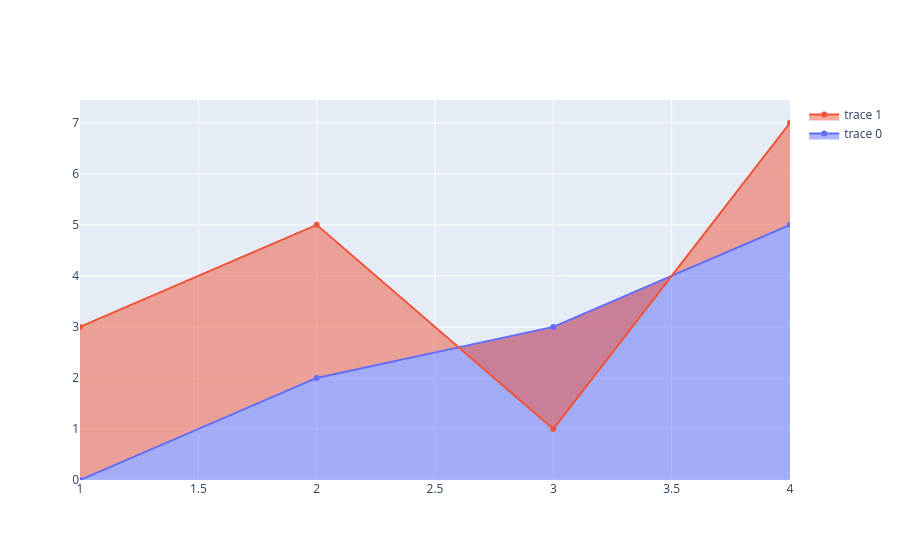

This figure's notebook cell:
### Markdown cell above
Ye plotly.graph_objects ka Filled Area Chart hai. 
Isme Scatter graph use hota hai, lekin line ke niche ka area bhi fill ho jata hai.

### Code cell
import plotly.graph_objects as go

fig = go.Figure()

fig.add_trace(go.Scatter(
    x=[1, 2, 3, 4],
    y=[0, 2, 3, 5],
    fill='tozeroy'
))

fig.add_trace(go.Scatter(
    x=[1, 2, 3, 4],
    y=[3, 5, 1, 7],
    fill='tonexty'
))

fig.show()

### Figure 1 — Plotly figure (JSON) as saved in the notebook; plotly's stock layout.template omitted (floating-point values rounded to 4 significant figures)
{"data": [{"fill": "tozeroy", "type": "scatter", "x": [1, 2, 3, 4], "y": [0, 2, 3, 5]}, {"fill": "tonexty", "type": "scatter", "x": [1, 2, 3, 4], "y": [3, 5, 1, 7]}], "layout": {}}
